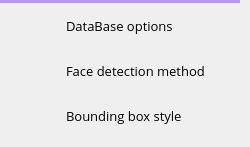
                        <widget class="QWidget" name="frame_settings">
                         <property name="styleSheet">
                          <string notr="true">QPushButton {	
	background-position: left center;
    background-repeat: no-repeat;
	border: none;
	border-left: 22px solid transparent;
	background-color:transparent;
	text-align: left;
	padding-left: 44px;
}
QPushButton:hover {
	background-color: rgb(40, 44, 52);
}
QPushButton:pressed {	
	background-color: rgb(189, 147, 249);
	color: rgb(255, 255, 255);
}</string>
                         </property>
                         <widget class="QFrame" name="themeSettingsTopDetail_4">
                          <property name="geometry">
                           <rect>
                            <x>0</x>
                            <y>0</y>
                            <width>240</width>
                            <height>3</height>
                           </rect>
                          </property>
                          <property name="maximumSize">
                           <size>
                            <width>16777215</width>
                            <height>3</height>
                           </size>
                          </property>
                          <property name="styleSheet">
                           <string notr="true">background-color: rgb(189, 147, 249);</string>
                          </property>
                          <property name="frameShape">
                           <enum>QFrame::NoFrame</enum>
                          </property>
                          <property name="frameShadow">
                           <enum>QFrame::Raised</enum>
                          </property>
                         </widget>
                         <widget class="QPushButton" name="settings_database">
                          <property name="geometry">
                           <rect>
                            <x>0</x>
                            <y>3</y>
                            <width>241</width>
                            <height>45</height>
                           </rect>
                          </property>
                          <property name="sizePolicy">
                           <sizepolicy hsizetype="Expanding" vsizetype="Expanding">
                            <horstretch>0</horstretch>
                            <verstretch>0</verstretch>
                           </sizepolicy>
                          </property>
                          <property name="minimumSize">
                           <size>
                            <width>0</width>
                            <height>45</height>
                           </size>
                          </property>
                          <property name="font">
                           <font>
                            <family>Open Sans</family>
                            <pointsize>10</pointsize>
                            <weight>50</weight>
                            <italic>false</italic>
                            <bold>false</bold>
                           </font>
                          </property>
                          <property name="cursor">
                           <cursorShape>PointingHandCursor</cursorShape>
                          </property>
                          <property name="layoutDirection">
                           <enum>Qt::LeftToRight</enum>
                          </property>
                          <property name="styleSheet">
                           <string notr="true">background-image: url(:/icons/images/icons/database20.png);</string>
                          </property>
                          <property name="text">
                           <string>DataBase options</string>
                          </property>
                         </widget>
                         <widget class="QPushButton" name="setting_face_detection">
                          <property name="geometry">
                           <rect>
                            <x>0</x>
                            <y>48</y>
                            <width>241</width>
                            <height>45</height>
                           </rect>
                          </property>
                          <property name="sizePolicy">
                           <sizepolicy hsizetype="Expanding" vsizetype="Expanding">
                            <horstretch>0</horstretch>
                            <verstretch>0</verstretch>
                           </sizepolicy>
                          </property>
                          <property name="minimumSize">
                           <size>
                            <width>0</width>
                            <height>45</height>
                           </size>
                          </property>
                          <property name="font">
                           <font>
                            <family>Open Sans</family>
                            <pointsize>10</pointsize>
                            <weight>50</weight>
                            <italic>false</italic>
                            <bold>false</bold>
                           </font>
                          </property>
                          <property name="cursor">
                           <cursorShape>PointingHandCursor</cursorShape>
                          </property>
                          <property name="layoutDirection">
                           <enum>Qt::LeftToRight</enum>
                          </property>
                          <property name="styleSheet">
                           <string notr="true">background-image: url(:/icons/images/icons/facebox20.png);</string>
                          </property>
                          <property name="text">
                           <string>Face detection method</string>
                          </property>
                         </widget>
                         <widget class="QPushButton" name="settings_bbox_style">
                          <property name="geometry">
                           <rect>
                            <x>0</x>
                            <y>93</y>
                            <width>241</width>
                            <height>45</height>
                           </rect>
                          </property>
                          <property name="sizePolicy">
                           <sizepolicy hsizetype="Expanding" vsizetype="Expanding">
                            <horstretch>0</horstretch>
                            <verstretch>0</verstretch>
                           </sizepolicy>
                          </property>
                          <property name="minimumSize">
                           <size>
                            <width>0</width>
                            <height>45</height>
                           </size>
                          </property>
                          <property name="font">
                           <font>
                            <family>Open Sans</family>
                            <pointsize>10</pointsize>
                            <weight>50</weight>
                            <italic>false</italic>
                            <bold>false</bold>
                           </font>
                          </property>
                          <property name="cursor">
                           <cursorShape>PointingHandCursor</cursorShape>
                          </property>
                          <property name="layoutDirection">
                           <enum>Qt::LeftToRight</enum>
                          </property>
                          <property name="styleSheet">
                           <string notr="true">background-image: url(:/icons/images/icons/lipstick20.png);</string>
                          </property>
                          <property name="text">
                           <string>Bounding box style</string>
                          </property>
                         </widget>
                        </widget>
